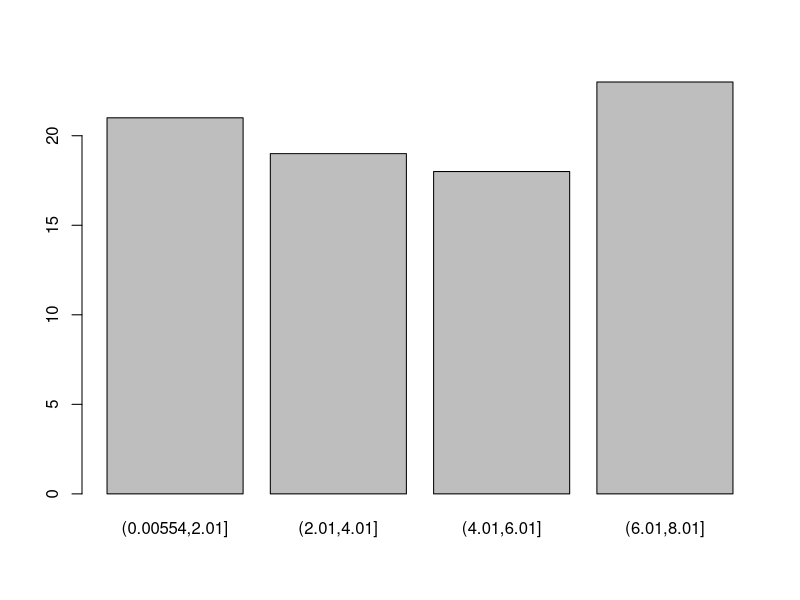
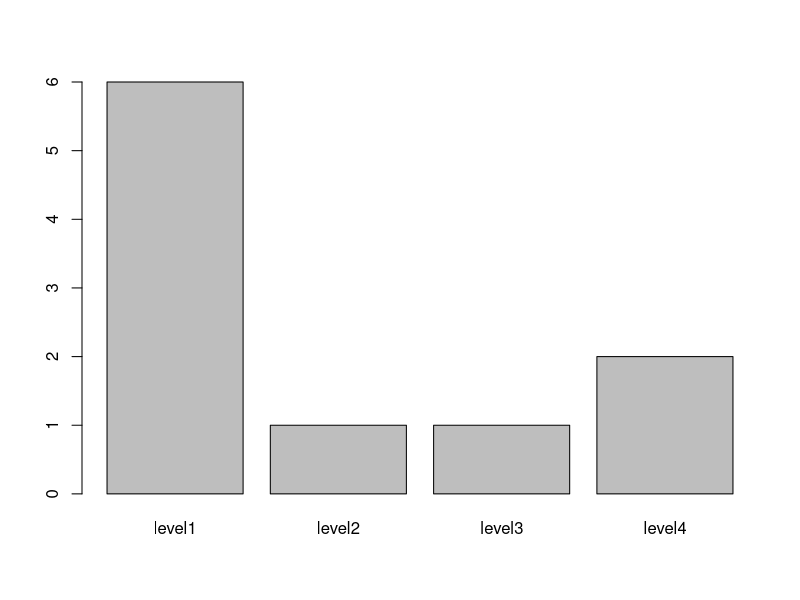
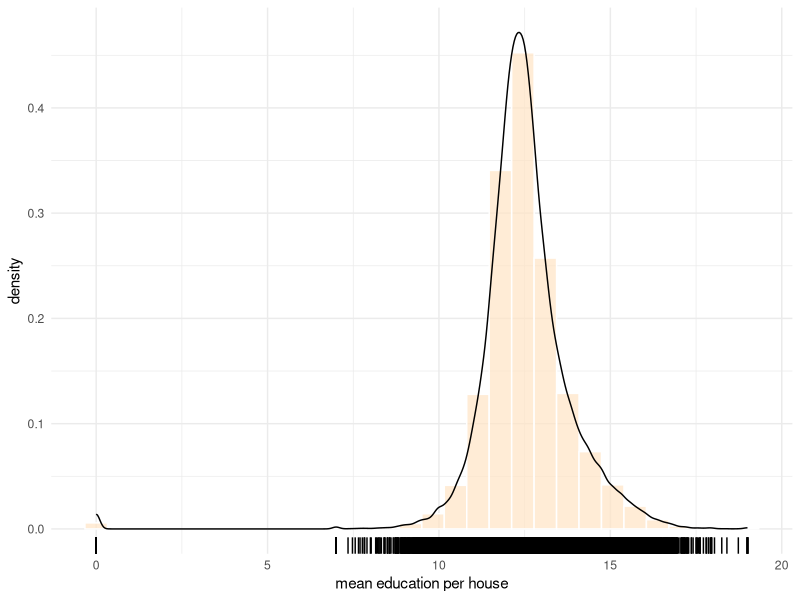

Reproduce these figures in R, in order.
#req of binning is to convert numeric attribute to categorical data
?runif
dataset=runif(100,0,10)
dataset
bins=4
min=min(dataset)
max=max(dataset)
width=(max-min)/bins
width=round(width)
width
?cut
?table
#cut te range of x into interval
cut(dataset,breaks=seq(min,max,width))
table(cut(dataset,breaks=seq(min,max,width)))
barplot(table(cut(dataset,breaks=seq(min,max,width))))


students <- read.csv("data-conversion.csv")
students
#label the income of $10,000 or below as Low.
#label the income between $10,000 and $31,000 as Medium
#label the income above $31,000 AS high

#Create a vector of breakpoints
?Inf
b <- c(-Inf, 10000, 31000, Inf)
b
names <-c("Low", "Medium", "High")

#Cut the vector
students$Income.b <- cut(students$Income, breaks=b, labels=names)
students$Income.b
students

table(cut(students$Income, breaks=b, labels=names))
labels=c("level1","level2","level3","level4")
barplot(table(cut(students$Income, breaks=4, labels=c("level1","level2","level3","level4"))))
students$Income.c <- cut(students$Income, breaks=4, labels=c("level1","level2","level3","level4"))
students
install.packages('dplyr')
install.packages('tidyverse')
install.packages("readr")
library(ggplot2)
library(dplyr)
library(tidyverse)
library(readr)
data <- read_delim("zipIncome.csv",delim=",")
data
str(data)
summary(data)

data_extract <- data %>% select(MeanEducation,MeanHouseholdIncome)
data_extract
summary(data_extract)


ggplot(data = data_extract, mapping = aes(x=MeanEducation)) + 
  geom_histogram(aes(y=..density..),fill="bisque",color="white",alpha=0.7) + 
  geom_density() +
  geom_rug() +
  labs(x='mean education per house') +
  theme_minimal()



